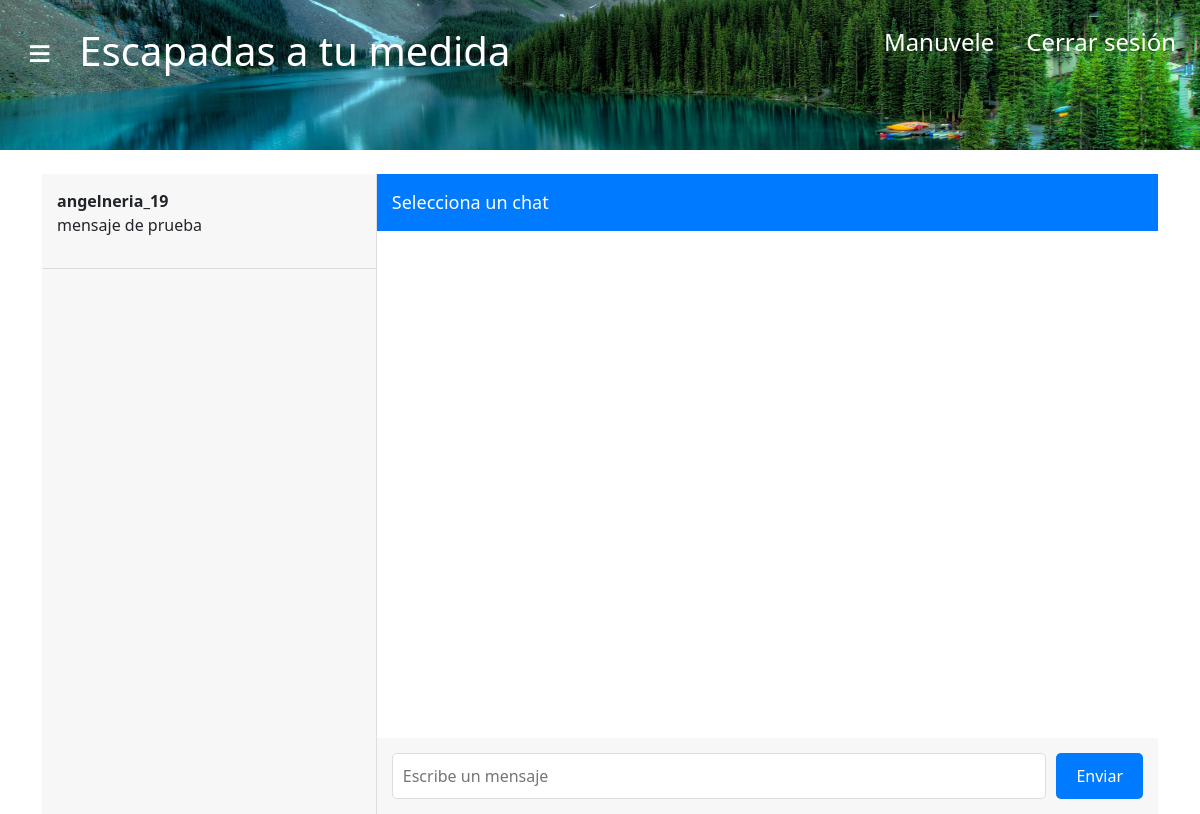
/chat/ (signed in), run on the app's committed database.
### usuarios/models.py (models this page shows, shortened)
class PerfilUsuario(models.Model):
    USUARIO_TIPO_CHOICES = [
        ('inquilino', 'Inquilino'),
        ('anfitrion', 'Anfitrión'),
    ]
    usuario = models.OneToOneField(User, on_delete=models.CASCADE)
    tipo_usuario = models.CharField(max_length=10, choices=USUARIO_TIPO_CHOICES)
    telefono = models.CharField(max_length=15, blank=True, null=True)

class Message(models.Model):
    room = models.CharField(max_length=255)
    sender = models.CharField(max_length=255)
    content = models.TextField()
    timestamp = models.DateTimeField(default=now)
    class Meta:
        ordering = ('timestamp',)

### usuarios/views.py (the view)
# urls.py: path('chat/', views.lista_chats, name='lista_chats'),
@login_required
def lista_chats(request):
    perfil_usuario = request.user.perfilusuario
    if perfil_usuario.tipo_usuario == "anfitrion":
        contactos = PerfilUsuario.objects.filter(tipo_usuario="inquilino")
        rol_contacto = "inquilino"
    elif perfil_usuario.tipo_usuario == "inquilino":
        contactos = PerfilUsuario.objects.filter(tipo_usuario="anfitrion")
        rol_contacto = "propietario"
    else:
        contactos = []
        rol_contacto = None
    chats = []
    for contacto in contactos:
        room_name = f'chat_{min(perfil_usuario.usuario.id, contacto.usuario.id)}_{max(perfil_usuario.usuario.id, contacto.usuario.id)}'
        ultimo_mensaje = (
            Message.objects.filter(room=room_name)
            .order_by('-timestamp')
            .first()  # Obtener el mensaje más reciente
        )
        chats.append({
            'contacto': contacto,
            'room_name': room_name,
            'ultimo_mensaje': ultimo_mensaje.content if ultimo_mensaje else "No hay mensajes",
            'timestamp': ultimo_mensaje.timestamp.strftime("%Y-%m-%d %H:%M:%S") if ultimo_mensaje else "",
        })
    return render(request, 'usuarios/chat.html', {
        'chats': chats,
        'rol_contacto': rol_contacto,
        'perfil_usuario': perfil_usuario
    })

### usuarios/templates/usuarios/chat.html (shortened to what this page needs)
{% extends "base.html" %}
    {% block content %}
</head>
<body>
    <div class="chat-container">
        <div class="chat-list">
            {% for chat in chats %}
            <div class="chat-item" onclick="openChat('{{ chat.room_name }}', '{{ chat.contacto.usuario.username }}')">
                <div>
                    <strong>{{ chat.contacto.usuario.username }}</strong>
                    <p class="ultimo_mensaje">{{ chat.ultimo_mensaje|escapejs }}</p>
                </div>
            </div>
            {% endfor %}
        </div>
        <div class="chat-window">
            <div class="chat-header">
                <span id="contact-name">Selecciona un chat</span>
            </div>
            <div class="chat-log" id="chat-log">
            </div>
            <div class="chat-footer">
                <input id="chat-message-input" type="text" placeholder="Escribe un mensaje">
                <button id="chat-message-send">Enviar</button>
            </div>
        </div>
    </div>
</body>
</html>
{% endblock %}

### alquileres/templates/base.html (shortened to what this page needs)
<!DOCTYPE html>
<html lang="es">
<head>
    <link rel="stylesheet" href="https://cdn.jsdelivr.net/npm/bootstrap@5.3.0/dist/css/bootstrap.min.css">
    <link rel="stylesheet" href="https://cdn.jsdelivr.net/npm/flatpickr/dist/flatpickr.min.css">
    {% load static %}
    <link rel="stylesheet" href="https://cdnjs.cloudflare.com/ajax/libs/font-awesome/6.0.0-beta3/css/all.min.css">
</head>
<body>
<nav class="navbar navbar-expand-lg navbar-light bg-light">
    <div class="container-fluid">
        <div class="top-0 start-0 d-flex p-3" style="position: absolute; top: 0; left: 0;">
        {% if user.is_authenticated %}
            <button class="btn bg-transparent border-0 text-white fs-1 me-3" type="button" data-bs-toggle="offcanvas" data-bs-target="#offcanvasPanel" aria-controls="offcanvasPanel">
                ≡
            </button>
        {% endif %}
            <a class="navbar-brand text-white fs-1" href="/">Escapadas a tu medida</a>
        </div>
        <div class="collapse navbar-collapse justify-content-end" id="navbarNav">
            <ul class="navbar-nav d-flex align-items-center">
                {% if user.is_authenticated %}
                    <div class="top-0 end-0 d-flex p-3" style="position: absolute; top: 0; right: 0;">
                        <li class="nav-item me-3">
                            <a class="nav-link text-white fs-4" href="/perfil/">{{ user.username }}</a>
                        </li>
                        <li class="nav-item">
                            <form action="{% url 'logout' %}" method="post" class="d-inline">
                                <button type="submit" class="btn btn-link nav-link text-white fs-4">Cerrar sesión</button>
                            </form>
                        </li>
                    </div>
                {% endif %}
            </ul>
        </div>
</nav>
    <div class="container mt-4">
        {% block content %}{% endblock %}
</body>
</html>

### alquileres/templates/base.html (style rules this page uses)
.navbar { background-image: url('/media/navbar.jpg'); background-size: cover; background-position: center; height: 500px; }

### usuarios/templates/usuarios/chat.html (style rules this page uses)
.navbar { height: 150px; }
.chat-container { display: flex; height: 80vh; overflow: hidden; box-sizing: border-box; }
.chat-list { width: 30%; border-right: 1px solid #ddd; overflow-y: auto; background-color: #f7f7f7; }
.chat-item { padding: 15px; cursor: pointer; display: flex; align-items: center; gap: 10px; border-bottom: 1px solid #ddd; }
.chat-window { flex: 1; display: flex; flex-direction: column; overflow: hidden; }
.chat-header { padding: 15px; background-color: #007bff; color: white; font-size: 18px; display: flex; align-items: center; gap: 10px; }
.chat-log { flex: 1; padding: 15px; overflow-y: auto; display: flex; flex-direction: column; gap: 10px; }
.chat-footer { display: flex; padding: 15px; background-color: #f7f7f7; }
.chat-footer input { flex: 1; padding: 10px; border: 1px solid #ddd; border-radius: 5px; margin-right: 10px; }
.chat-footer button { padding: 10px 20px; background-color: #007bff; color: white; border: none; border-radius: 5px; cursor: pointer; }

### data on the page
PerfilUsuario: contacto.usuario.username "angelneria_19", ultimo_mensaje "mensaje de prueba"

### other printed values
{{ user.username }} "Manuvele"
